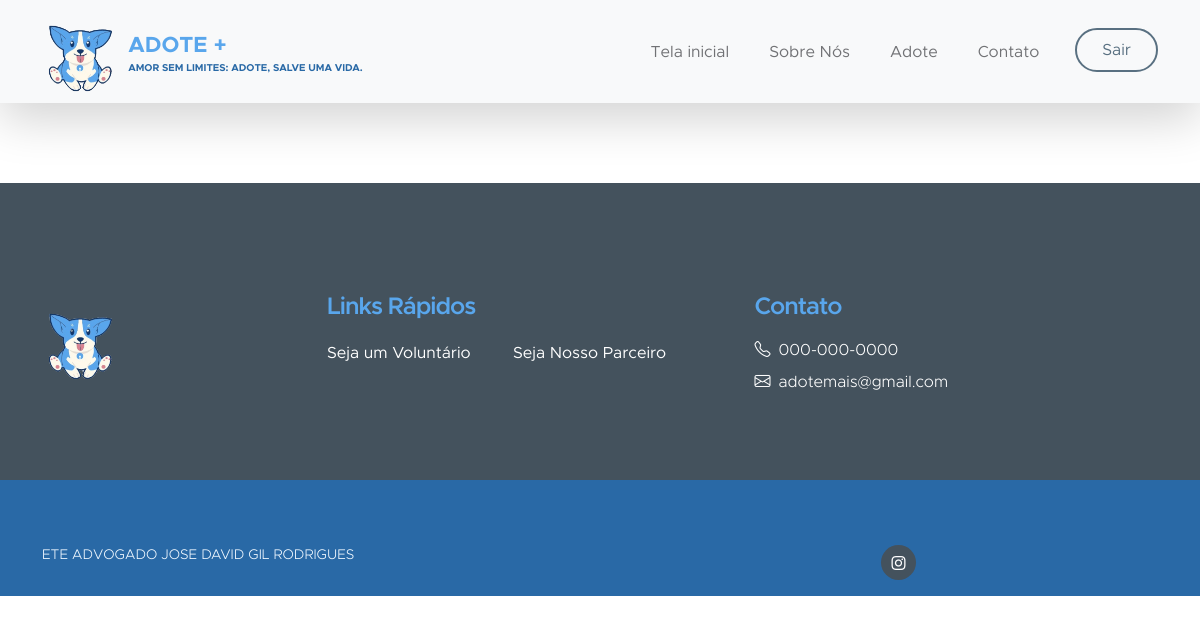
The page /adotar/gato on the database as committed earlier.
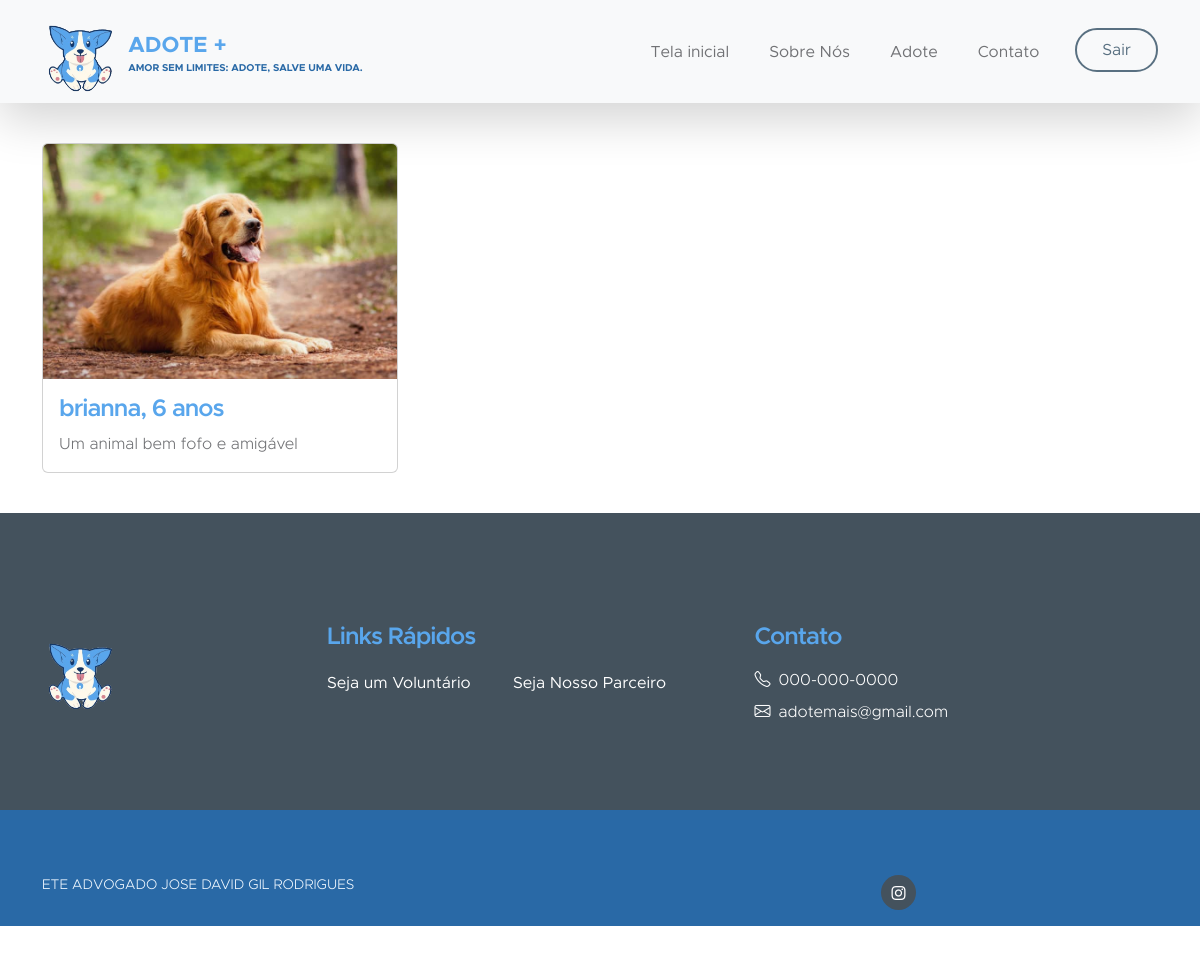
The same page on the database as committed later.
### app/models/tables.py (models this page shows, shortened)
class Animal(db.Model):
    __tablename__= "animal" #nome da tabela já definida
    id = db.Column(db.Integer, primary_key=True)
    nome = db.Column(db.String(20), nullable=False)
    raca = db.Column(db.String(50), nullable=False)
    especie = db.Column(db.String(50), nullable=False)
    cor = db.Column(db.String(50), nullable=False)
    idade = db.Column(db.Integer, nullable=False)
    descricao = db.Column(db.Text, nullable=False)
    esterilizado = db.Column(db.Boolean)
    foto = db.Column(db.String(200), nullable=False)

### app/controllers/routes.py (the view)
@app.route('/adotar', defaults={'especie' : None})
@app.route('/adotar/<especie>')
def adotar(especie):
    if especie:
        animais = Animal.query.filter_by(especie=especie).all()
    else:
        animais = Animal.query.all()  # Busque todos os animais do banco de dados
    if current_user.is_authenticated:
        return render_template('adotar_logged_in.html', user=current_user, animais=animais)
    return render_template('adotar.html', animais=animais)

### app/templates/adotar.html (shortened to what the changed rows need)
<!DOCTYPE html>
    <html lang="en">
    <head>
        <link href="{{ url_for('static', filename='css/bootstrap.min.css') }}" rel="stylesheet">
        <link href="{{ url_for('static', filename='css/bootstrap-icons.css') }}" rel="stylesheet">
        <link href="{{ url_for('static', filename='css/index.css') }}" rel="stylesheet">
    </head>
    <body id="section_1">
        <div class="container">
            <div class="row">
                {% for animal in animais %}
                    <div class="col-sm-4">
                        <div class="card h-100 d-flex flex-column justify-content-between">
                            <img class="card-img-top" src="{{ url_for('static', filename='uploads/' + animal.foto) }}" alt="{{ animal.nome }}">
                            <div class="card-body">
                                <h5 class="card-title">{{ animal.nome }}, {{ animal.idade }} anos</h5>
                                <p class="card-text">{{ animal.descricao }}</p>
                            </div>
                        </div>
                    </div>
                {% endfor %}
            </div>
        </div>
</body>
</html>

Rows that differ between the two databases and show on the page:
added Animal: foto (picture), nome "brianna", idade "6", descricao "Um animal bem fofo e amigável"
